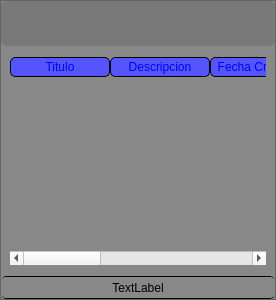
                    <widget class="QFrame" name="frame_4">
                     <property name="minimumSize">
                      <size>
                       <width>200</width>
                       <height>300</height>
                      </size>
                     </property>
                     <property name="maximumSize">
                      <size>
                       <width>16777212</width>
                       <height>16777215</height>
                      </size>
                     </property>
                     <property name="styleSheet">
                      <string notr="true">
QFrame
{
	border-left:1px solid black;
	background-color: rgb(131, 131, 131);
}
QLabel
{
	border:0px
}</string>
                     </property>
                     <property name="frameShape">
                      <enum>QFrame::StyledPanel</enum>
                     </property>
                     <property name="frameShadow">
                      <enum>QFrame::Raised</enum>
                     </property>
                     <layout class="QVBoxLayout" name="verticalLayout_5" stretch="0">
                      <property name="spacing">
                       <number>2</number>
                      </property>
                      <property name="leftMargin">
                       <number>0</number>
                      </property>
                      <property name="topMargin">
                       <number>0</number>
                      </property>
                      <property name="rightMargin">
                       <number>0</number>
                      </property>
                      <property name="bottomMargin">
                       <number>0</number>
                      </property>
                      <item>
                       <widget class="QFrame" name="frame_6">
                        <property name="maximumSize">
                         <size>
                          <width>16777215</width>
                          <height>16777207</height>
                         </size>
                        </property>
                        <property name="sizeIncrement">
                         <size>
                          <width>0</width>
                          <height>0</height>
                         </size>
                        </property>
                        <property name="styleSheet">
                         <string notr="true">QFrame
{
	background-color: rgb(136, 136, 136);
	border-radius:5px;
	border:0px;
}
</string>
                        </property>
                        <property name="frameShape">
                         <enum>QFrame::StyledPanel</enum>
                        </property>
                        <property name="frameShadow">
                         <enum>QFrame::Raised</enum>
                        </property>
                        <layout class="QVBoxLayout" name="verticalLayout_3" stretch="2,10,1">
                         <property name="spacing">
                          <number>2</number>
                         </property>
                         <property name="leftMargin">
                          <number>0</number>
                         </property>
                         <property name="topMargin">
                          <number>0</number>
                         </property>
                         <property name="rightMargin">
                          <number>0</number>
                         </property>
                         <property name="bottomMargin">
                          <number>0</number>
                         </property>
                         <item>
                          <widget class="QFrame" name="frame_8">
                           <property name="maximumSize">
                            <size>
                             <width>16777215</width>
                             <height>16777215</height>
                            </size>
                           </property>
                           <property name="styleSheet">
                            <string notr="true">QFrame
{
	border-radius:5px;
	background-color: rgb(121, 121, 121);
	
	
}
</string>
                           </property>
                           <property name="frameShape">
                            <enum>QFrame::StyledPanel</enum>
                           </property>
                           <property name="frameShadow">
                            <enum>QFrame::Raised</enum>
                           </property>
                           <layout class="QHBoxLayout" name="horizontalLayout_4">
                            <property name="spacing">
                             <number>0</number>
                            </property>
                            <property name="leftMargin">
                             <number>0</number>
                            </property>
                            <property name="topMargin">
                             <number>0</number>
                            </property>
                            <property name="rightMargin">
                             <number>0</number>
                            </property>
                            <property name="bottomMargin">
                             <number>0</number>
                            </property>
                           </layout>
                          </widget>
                         </item>
                         <item>
                          <widget class="QFrame" name="frame_9">
                           <property name="frameShape">
                            <enum>QFrame::StyledPanel</enum>
                           </property>
                           <property name="frameShadow">
                            <enum>QFrame::Raised</enum>
                           </property>
                           <layout class="QHBoxLayout" name="horizontalLayout_15">
                            <item>
                             <widget class="QTableWidget" name="tableWidgetBuscar">
                              <property name="autoFillBackground">
                               <bool>false</bool>
                              </property>
                              <property name="styleSheet">
                               <string notr="true">QTable
{
	font: 10pt &quot;Comic Sans MS&quot;;
}
QHeaderView::section 
{
	font: 10pt &quot;Comic Sans MS&quot;;
	border: 1px solid #000000;
	border-radius: 5px;
	
	background-color: rgb(85, 85, 255);
	color: blue; 
}
QTableView::item:selected 
{ 
	background-color: rgb(33, 47, 255);
	color: #FFFFFF; 
}

</string>
                              </property>
                              <property name="alternatingRowColors">
                               <bool>false</bool>
                              </property>
                              <attribute name="horizontalHeaderCascadingSectionResizes">
                               <bool>false</bool>
                              </attribute>
                              <column>
                               <property name="text">
                                <string>Titulo</string>
                               </property>
                               <property name="textAlignment">
                                <set>AlignCenter</set>
                               </property>
                              </column>
                              <column>
                               <property name="text">
                                <string>Descripcion</string>
                               </property>
                              </column>
                              <column>
                               <property name="text">
                                <string>Fecha Creación</string>
                               </property>
                              </column>
                              <column>
                               <property name="text">
                                <string>Vencimiento</string>
                               </property>
                              </column>
                              <column>
                               <property name="text">
                                <string>Prioridad</string>
                               </property>
                               <property name="textAlignment">
                                <set>AlignCenter</set>
                               </property>
                              </column>
                              <column>
                               <property name="text">
                                <string>Estado</string>
                               </property>
                              </column>
                             </widget>
                            </item>
                           </layout>
                          </widget>
                         </item>
                         <item>
                          <widget class="QFrame" name="frame_7">
                           <property name="styleSheet">
                            <string notr="true">QFrame
{
	border:0px;
	border-bottom:1px solid black;
	border-top:1px solid black;
}
QLabel
{
	
	font: 10pt &quot;Comic Sans MS&quot;;
	border:0px
}</string>
                           </property>
                           <property name="frameShape">
                            <enum>QFrame::StyledPanel</enum>
                           </property>
                           <property name="frameShadow">
                            <enum>QFrame::Raised</enum>
                           </property>
                           <layout class="QGridLayout" name="gridLayout">
                            <property name="leftMargin">
                             <number>0</number>
                            </property>
                            <property name="topMargin">
                             <number>0</number>
                            </property>
                            <property name="rightMargin">
                             <number>0</number>
                            </property>
                            <property name="bottomMargin">
                             <number>0</number>
                            </property>
                            <property name="spacing">
                             <number>0</number>
                            </property>
                            <item row="0" column="0">
                             <widget class="QLabel" name="LabelMsj">
                              <property name="maximumSize">
                               <size>
                                <width>500</width>
                                <height>16777215</height>
                               </size>
                              </property>
                              <property name="styleSheet">
                               <string notr="true"/>
                              </property>
                              <property name="text">
                               <string>TextLabel</string>
                              </property>
                              <property name="alignment">
                               <set>Qt::AlignCenter</set>
                              </property>
                             </widget>
                            </item>
                           </layout>
                          </widget>
                         </item>
                        </layout>
                       </widget>
                      </item>
                     </layout>
                    </widget>
